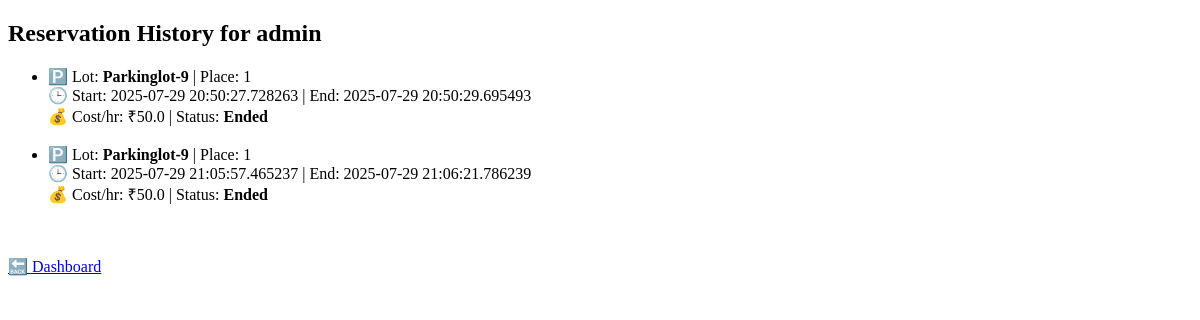
The app's page /history (signed in), older data.
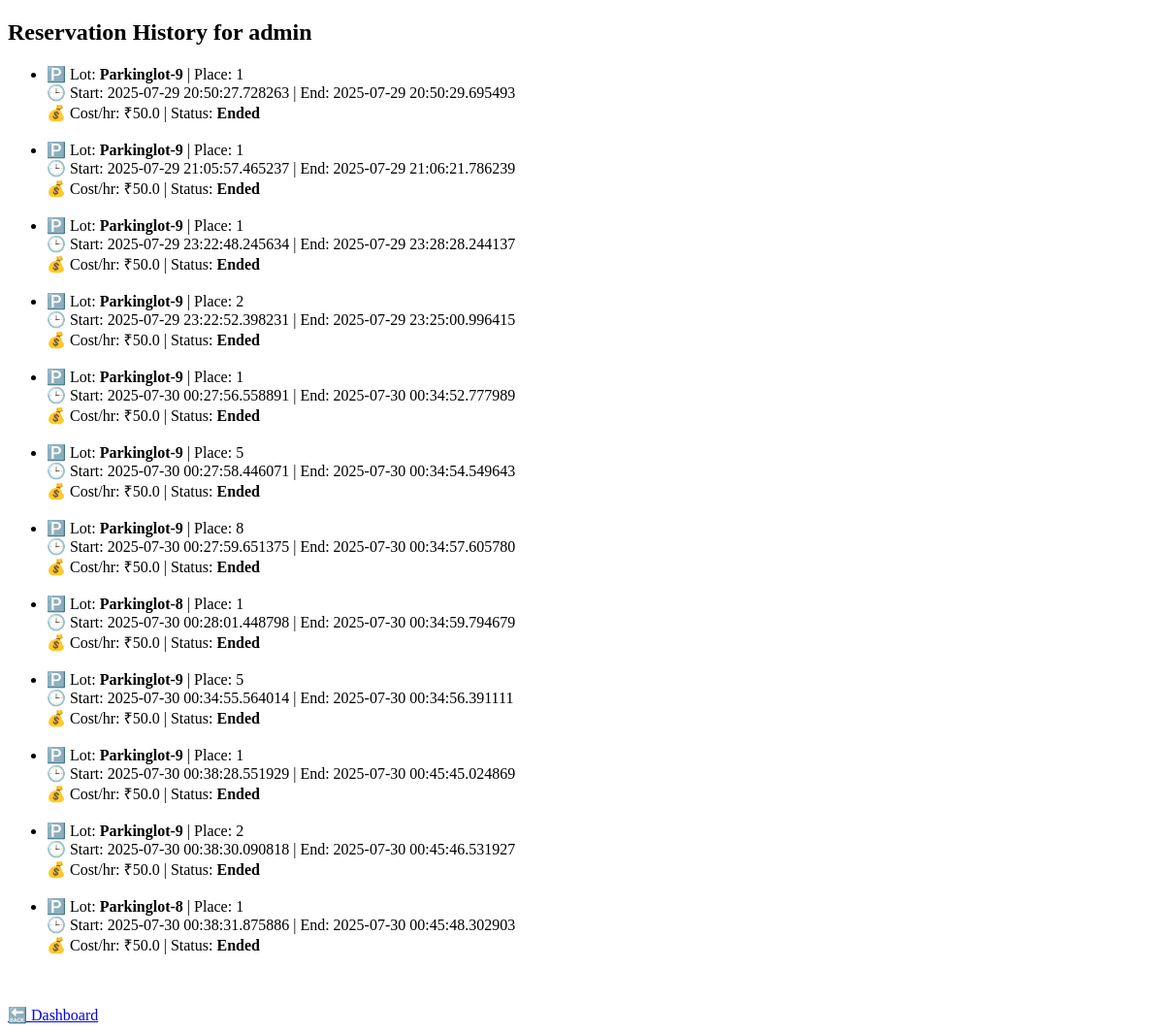
The same page, newer data.
### app.py (models this page shows)
class ParkingLot(db.Model):
    __tablename__ = 'parkinglots'
    id = db.Column(db.Integer, primary_key=True)
    name = db.Column(db.String(100), nullable=False)
    landmark = db.Column(db.String(100), nullable=False)
    address = db.Column(db.String(200))
    pincode = db.Column(db.String(10))
    price = db.Column(db.Integer)
    max_spots = db.Column(db.Integer)
    places = db.relationship('Place', backref='lot', lazy=True)

class Reservation(db.Model):
    __tablename__ = 'reservation'
    id = db.Column(db.Integer, primary_key=True)
    user_id = db.Column(db.Integer, db.ForeignKey('user.id'))
    place_id = db.Column(db.Integer, db.ForeignKey('places.id'))
    start_time = db.Column(db.DateTime, default=datetime.now)
    end_time = db.Column(db.DateTime, nullable=True)
    status = db.Column(db.String(20), default='active')
    cost_per_hour = db.Column(db.Float, nullable=True)
    user = db.relationship('User', backref='reservations')
    place = db.relationship('Place', backref='reservations')

### app.py (the view)
@app.route('/history')
def user_history():
    user_id = session.get('user_id')
    if not user_id:
        return redirect('/login')  #  Force login if not authenticated
    reservations = Reservation.query.filter_by(user_id=user_id).all()
    final_data = []
    for res in reservations:
        place = Place.query.get(res.place_id)
        if not place:
            continue  # skip this reservation if place is missing
        lot = ParkingLot.query.get(place.lot_id)
        if not lot:
            continue  # skip if lot is missing
        final_data.append({
            'lot_name': lot.name,
            'place_number': place.number,
            'start_time': res.start_time,
            'end_time': res.end_time,
            'cost_per_hour': res.cost_per_hour,
            'is_active': res.status=='active'
        })
    return render_template("user_history.html", reservations=final_data)

### templates/user_history.html (shortened to what this page needs)
<!DOCTYPE html>
<html>
<head>
</head>
<body>
    <h2>Reservation History for {{ session.username }}</h2>
    {% if reservations %}
        <ul>
        {% for res in reservations %}
            <li>
                🅿️ Lot: <strong>{{ res.lot_name }}</strong> | Place: {{ res.place_number }}<br>
                🕒 Start: {{ res.start_time }} | End: {{ res.end_time or 'Active' }}<br>
                💰 Cost/hr: ₹{{ res.cost_per_hour }} | Status: <strong>{{ 'Active' if res.is_active else 'Ended' }}</strong>
            </li><br>
        {% endfor %}
        </ul>
    {% else %}
        <p>No reservations found.</p>
    {% endif %}
     <br><a href="{{ url_for('dashboard') }}">🔙  Dashboard</a>
</body>
</html>

Row changes from the older to the newer data that the page shows:
added Reservation: start_time "2025-07-29 23:22:48.245634", end_time "2025-07-29 23:28:28.244137", cost_per_hour "50.0"
added Reservation: start_time "2025-07-29 23:22:52.398231", end_time "2025-07-29 23:25:00.996415", cost_per_hour "50.0"
added Reservation: start_time "2025-07-30 00:27:56.558891", end_time "2025-07-30 00:34:52.777989", cost_per_hour "50.0"
added Reservation: start_time "2025-07-30 00:27:58.446071", end_time "2025-07-30 00:34:54.549643", cost_per_hour "50.0"
added Reservation: start_time "2025-07-30 00:27:59.651375", end_time "2025-07-30 00:34:57.605780", cost_per_hour "50.0"
added ParkingLot: lot_name "Parkinglot-8" "Parkinglot-8"
added Reservation: start_time "2025-07-30 00:28:01.448798", end_time "2025-07-30 00:34:59.794679", cost_per_hour "50.0"
added Reservation: start_time "2025-07-30 00:34:55.564014", end_time "2025-07-30 00:34:56.391111", cost_per_hour "50.0"
added Reservation: start_time "2025-07-30 00:38:28.551929", end_time "2025-07-30 00:45:45.024869", cost_per_hour "50.0"
added Reservation: start_time "2025-07-30 00:38:30.090818", end_time "2025-07-30 00:45:46.531927", cost_per_hour "50.0"
added Reservation: start_time "2025-07-30 00:38:31.875886", end_time "2025-07-30 00:45:48.302903", cost_per_hour "50.0"
Text that changed along with them:
new list line: "🅿️ Lot: | Place: 1 🕒 Start: | End: 💰 Cost/hr: ₹ | Status: Ended"
new list line: "Parkinglot-9"
new list line: "🅿️ Lot: | Place: 2 🕒 Start: | End: 💰 Cost/hr: ₹ | Status: Ended"
new list line: "🅿️ Lot: | Place: 5 🕒 Start: | End: 💰 Cost/hr: ₹ | Status: Ended"
new list line: "🅿️ Lot: | Place: 8 🕒 Start: | End: 💰 Cost/hr: ₹ | Status: Ended"
